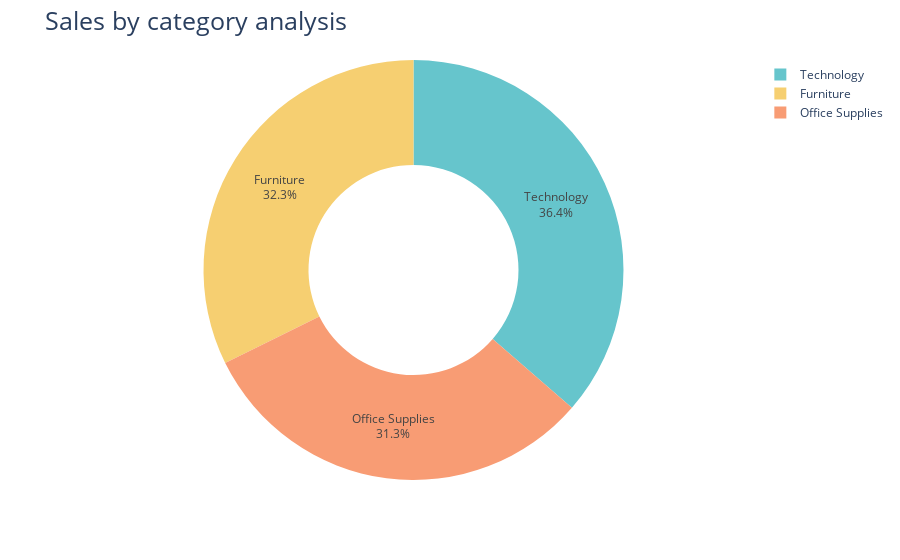

The cell this chart's notebook holds for it:
### Code cell
fig = px.pie(sales_by_category,
             values = 'Sales',
             names = 'Category',
             hole = 0.5,
             color_discrete_sequence = px.colors.qualitative.Pastel)
fig.update_traces(textposition = 'inside', textinfo = 'percent+label')
fig.update_layout(title_text = 'Sales by category analysis', title_font=dict(size=25))
fig.show()

### Figure 1 — Plotly figure (JSON) as saved in the notebook; plotly's stock layout.template omitted (floating-point values rounded to 4 significant figures)
{"data": [{"domain": {"x": [0, 1], "y": [0, 1]}, "hole": 0.5, "hovertemplate": "Category=%{label}<br>Sales=%{value}<extra></extra>", "labels": ["Furniture", "Office Supplies", "Technology"], "legendgroup": "", "name": "", "showlegend": true, "textinfo": "percent+label", "textposition": "inside", "type": "pie", "values": [742000.0, 719000.0, 836200.0]}], "layout": {"legend": {"tracegroupgap": 0}, "margin": {"t": 60}, "piecolorway": ["rgb(102, 197, 204)", "rgb(246, 207, 113)", "rgb(248, 156, 116)", "rgb(220, 176, 242)", "rgb(135, 197, 95)", "rgb(158, 185, 243)", "rgb(254, 136, 177)", "rgb(201, 219, 116)", "rgb(139, 224, 164)", "rgb(180, 151, 231)", "rgb(179, 179, 179)"], "title": {"font": {"size": 25}, "text": "Sales by category analysis"}}}
